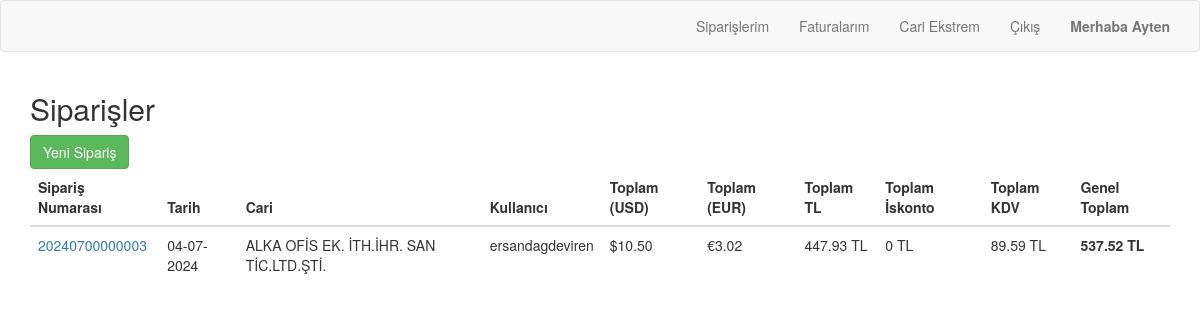
Before: /order/customer/user_order_list/ (signed in) with the older database file.
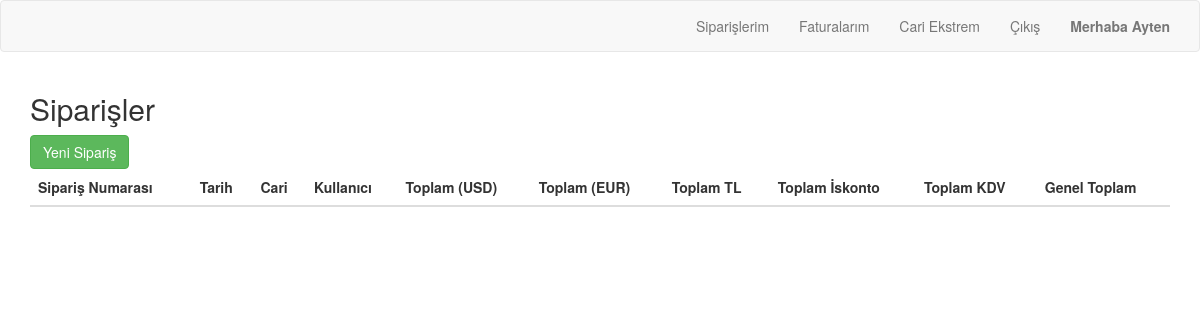
After: the same page with the newer database file.
### order/models.py (models this page shows, shortened)
class Order(models.Model):
    order_number = models.CharField(max_length=20, unique=True, blank=True)
    customer = models.ForeignKey(Customer, on_delete=models.PROTECT, related_name="customer_orders")
    date = models.DateTimeField(auto_now_add=True)
    user = models.ForeignKey(User, on_delete=models.CASCADE, related_name="user_orders")
    is_billed = models.BooleanField(default=False)

class Customer(models.Model):
    user = models.ForeignKey(User, on_delete=models.CASCADE, related_name="user_customers",blank=True,null=True)
    customerCode = models.CharField(max_length=50)
    companyName = models.CharField(max_length=50)
    taxOffice = models.CharField(max_length=50)
    tax_number = models.CharField(max_length=50, blank=True)
    name = models.CharField(max_length=50, blank=True)
    middleName = models.CharField(max_length=50, blank=True)
    surname = models.CharField(max_length=50, blank=True)
    city = models.CharField(max_length=50)
    district = models.CharField(max_length=50)
    adress = models.CharField(max_length=250, blank=True)
    shipping_adress=models.CharField(max_length=250, blank=True)
    country = models.CharField(max_length=50, blank=True, default="Türkiye")
    email = models.EmailField(blank=True)
    telephone = models.CharField(max_length=11, blank=True)
    customerType = models.CharField(max_length=50, blank=True)
    contactPerson = models.CharField(max_length=50, blank=True)
    E_invoice=models.BooleanField(default=True)
    def __str__(self):
        return self.companyName

### order/views.py (the view)
# urls.py: path('customer/user_order_list/', views.user_order_list, name='user_order_list'),
@login_required
def user_order_list(request):
    if request.method == 'POST':
        order_id = request.POST.get('order_id')
        order = get_object_or_404(Order, id=order_id)
        order.delete()
        return redirect('order:order_list')
    orders = Order.objects.all().order_by('-date')
    orders_with_totals = []
    for order in orders:
        total_amount_usd = 0
        total_amount_eur = 0
        total_amount_tl = 0
        total_tax = 0
        total_discount=0
        for item in order.order_items.all():
            product = item.product
            if item.discount_rate == 0:
                price_in_tl = item.price * item.quantity * item.currency_rate
                discount=0
            else:
                price_in_tl = item.price *(100-item.discount_rate)/100 * item.quantity * item.currency_rate
                discount=(item.price * item.quantity * item.currency_rate)-(item.price *(100-item.discount_rate)/100 * item.quantity * item.currency_rate)
            product_tax = price_in_tl * product.tax / 100
            if str(product.currency) == 'USD':
                total_amount_usd += item.price * item.quantity
            else:  # Assuming it's EUR if not USD
                total_amount_eur += item.price * item.quantity
            total_amount_tl += price_in_tl
            total_tax += product_tax
            total_discount+=discount
        total_amount_tl = round(total_amount_tl, 2)
        total_amount_eur = round(total_amount_eur, 2)
        total_amount_usd=round(total_amount_usd, 2)
        total_discount=round(total_discount, 2)
        total_tax = round(total_tax, 2)
        grand_total = total_amount_tl + total_tax
        orders_with_totals.append({
            'order': order,
            'total_amount_usd': round(total_amount_usd, 2),
            'total_amount_eur': total_amount_eur,
            'total_amount_tl': total_amount_tl,
            'total_discount':total_discount,
            'total_tax': total_tax,
            'grand_total': grand_total,
            'order_date': order.date.strftime('%d-%m-%Y'),  # Adding the order date
        })
    return render(request, 'order/user_order_list.html', {'orders_with_totals': orders_with_totals})

### order/models.py (called while the page is built)
    def __str__(self):
        return self.currency

### order/Templates/order/user_order_list.html
{% extends "order/navbar.html" %}
{% block content %}
<body>
    <h2>Siparişler</h2>
    <a href="{% url 'order:user_order' %}" class="btn btn-success mb-2">Yeni Sipariş</a>
    <table class="table">
        <thead>
            <tr>
                <th>Sipariş Numarası</th>
                <th>Tarih</th>
                <th>Cari</th>
                <th>Kullanıcı</th>
                <th>Toplam (USD)</th>
                <th>Toplam (EUR)</th>
                <th>Toplam TL</th>
                <th>Toplam İskonto</th>
                <th>Toplam KDV</th>
                <th>Genel Toplam</th>
            </tr>
        </thead>
        <tbody>
            {% for order_with_total in orders_with_totals %}
            {%if order_with_total.order.is_billed == False %}
            {%if order_with_total.order.customer.user == request.user%}
            <tr>
                <td><a href="{% url 'order:order_detail' order_with_total.order.order_number %}">{{ order_with_total.order.order_number }}</a></td>
                <td>{{ order_with_total.order_date }}</td>
                <td>{{ order_with_total.order.customer }}</td>
                <td>{{ order_with_total.order.user.username }}</td>
                <td>${{ order_with_total.total_amount_usd }}</td>
                <td>€{{ order_with_total.total_amount_eur }}</td>
                <td>{{ order_with_total.total_amount_tl }} TL</td>
                <td>{{ order_with_total.total_discount }} TL</td>
                <td>{{ order_with_total.total_tax }} TL</td>
                <td><b>{{ order_with_total.grand_total }} TL</b></td>
            </tr>
            {% endif %}
            {% endif %}
            {% endfor %}
        </tbody>
    </table>
</body>
{% endblock %}

Changed rows visible on the page:
removed Order: order.order_number "20240700000003", order_date "04-07-2024", order.customer "ALKA OFİS EK. İTH.İHR. SAN TİC.LTD.ŞTİ.", order.user.username "ersandagdeviren", total_amount_usd "10.50", total_amount_eur "3.02", total_amount_tl "447.93", total_discount "0", total_tax "89.59", grand_total "537.52"
